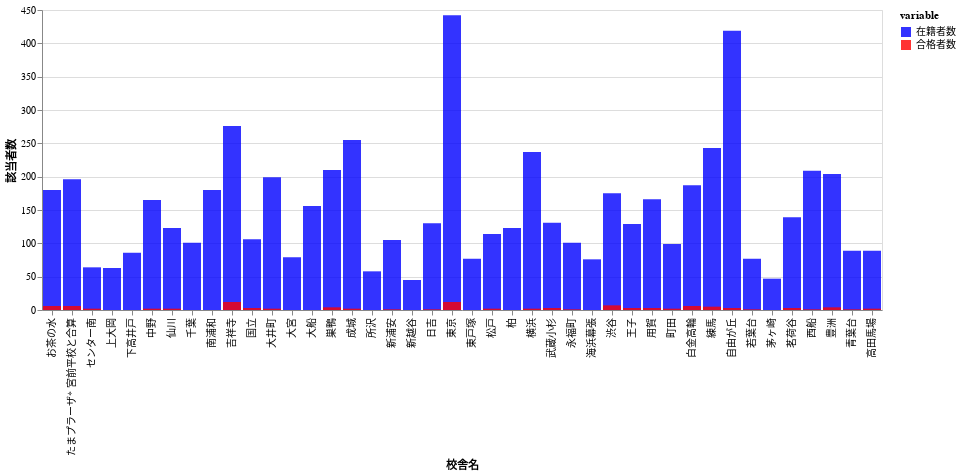

The cell this chart's notebook holds for it:
### Code cell
chart = (
    alt.Chart(df_concat)
    .mark_bar(opacity=0.8, clip=True)
    .encode(
        x='校舎名',
        y=alt.Y('該当者数:Q', stack=None),
        color=alt.Color('variable', scale=alt.Scale(domain=variable, range=["blue", "red"]))
    )
)
chart

### Figure 1 — Vega-Lite specification as saved in the notebook (floating-point values rounded to 4 significant figures)
{"config": {"view": {"continuousWidth": 400, "continuousHeight": 300}}, "data": {"name": "data-be34e3ef31d6ee5b3acdcea589f8f412"}, "mark": {"type": "bar", "clip": true, "opacity": 0.8}, "encoding": {"color": {"field": "variable", "scale": {"domain": ["在籍者数", "合格者数"], "range": ["blue", "red"]}, "type": "nominal"}, "x": {"field": "校舎名", "type": "nominal"}, "y": {"field": "該当者数", "stack": null, "type": "quantitative"}}, "$schema": "https://vega.github.io/schema/vega-lite/v4.17.0.json", "datasets": {"data-be34e3ef31d6ee5b3acdcea589f8f412": [{"校舎名": "東京", "variable": "在籍者数", "該当者数": "442"}, {"校舎名": "自由が丘", "variable": "在籍者数", "該当者数": "419"}, {"校舎名": "吉祥寺  ", "variable": "在籍者数", "該当者数": "276"}, {"校舎名": "横浜", "variable": "在籍者数", "該当者数": "237"}, {"校舎名": "巣鴨", "variable": "在籍者数", "該当者数": "210"}, {"校舎名": "練馬", "variable": "在籍者数", "該当者数": "243"}, {"校舎名": "大井町", "variable": "在籍者数", "該当者数": "199"}, {"校舎名": "王子", "variable": "在籍者数", "該当者数": "129"}, {"校舎名": "用賀", "variable": "在籍者数", "該当者数": "166"}, {"校舎名": "大船", "variable": "在籍者数", "該当者数": "156"}, {"校舎名": "白金高輪", "variable": "在籍者数", "該当者数": "187"}, {"校舎名": "西船", "variable": "在籍者数", "該当者数": "209"}, {"校舎名": "渋谷", "variable": "在籍者数", "該当者数": "175"}, {"校舎名": "たまプラーザ*\n宮前平校と合算", "variable": "在籍者数", "該当者数": "196"}, {"校舎名": "お茶の水", "variable": "在籍者数", "該当者数": "180"}, {"校舎名": "中野", "variable": "在籍者数", "該当者数": "165"}, {"校舎名": "南浦和", "variable": "在籍者数", "該当者数": "180"}, {"校舎名": "武蔵小杉", "variable": "在籍者数", "該当者数": "131"}, {"校舎名": "豊洲", "variable": "在籍者数", "該当者数": "204"}, {"校舎名": "柏", "variable": "在籍者数", "該当者数": "123"}, {"校舎名": "千葉", "variable": "在籍者数", "該当者数": "101"}, {"校舎名": "日吉", "variable": "在籍者数", "該当者数": "130"}, {"校舎名": "成城", "variable": "在籍者数", "該当者数": "255"}, {"校舎名": "国立", "variable": "在籍者数", "該当者数": "106"}, {"校舎名": "新浦安", "variable": "在籍者数", "該当者数": "105"}, {"校舎名": "青葉台", "variable": "在籍者数", "該当者数": "89"}, {"校舎名": "仙川", "variable": "在籍者数", "該当者数": "123"}, {"校舎名": "町田", "variable": "在籍者数", "該当者数": "99"}, {"校舎名": "高田馬場", "variable": "在籍者数", "該当者数": "89"}, {"校舎名": "海浜幕張", "variable": "在籍者数", "該当者数": "76"}, {"校舎名": "下高井戸", "variable": "在籍者数", "該当者数": "86"}, {"校舎名": "茗荷谷", "variable": "在籍者数", "該当者数": "139"}, {"校舎名": "永福町", "variable": "在籍者数", "該当者数": "101"}, {"校舎名": "センター南", "variable": "在籍者数", "該当者数": "64"}, {"校舎名": "大宮", "variable": "在籍者数", "該当者数": "79"}, {"校舎名": "東戸塚", "variable": "在籍者数", "該当者数": "77"}, {"校舎名": "若葉台", "variable": "在籍者数", "該当者数": "77"}, {"校舎名": "上大岡", "variable": "在籍者数", "該当者数": "63"}, {"校舎名": "宮前平(閉鎖)", "variable": "在籍者数", "該当者数": null}, {"校舎名": "茅ヶ崎", "variable": "在籍者数", "該当者数": "47"}, {"校舎名": "所沢", "variable": "在籍者数", "該当者数": "58"}, {"校舎名": "新越谷", "variable": "在籍者数", "該当者数": "45"}, {"校舎名": "松戸", "variable": "在籍者数", "該当者数": "114"}, {"校舎名": "東京", "variable": "合格者数", "該当者数": 12.0}, {"校舎名": "自由が丘", "variable": "合格者数", "該当者数": 3.0}, {"校舎名": "吉祥寺  ", "variable": "合格者数", "該当者数": 12.0}, {"校舎名": "横浜", "variable": "合格者数", "該当者数": 2.0}, {"校舎名": "巣鴨", "variable": "合格者数", "該当者数": 4.0}, {"校舎名": "練馬", "variable": "合格者数", "該当者数": 5.0}, {"校舎名": "大井町", "variable": "合格者数", "該当者数": 2.0}, {"校舎名": "王子", "variable": "合格者数", "該当者数": 3.0}, {"校舎名": "用賀", "variable": "合格者数", "該当者数": 3.0}, {"校舎名": "大船", "variable": "合格者数", "該当者数": 0.0}, {"校舎名": "白金高輪", "variable": "合格者数", "該当者数": 6.0}, {"校舎名": "西船", "variable": "合格者数", "該当者数": 1.0}, {"校舎名": "渋谷", "variable": "合格者数", "該当者数": 7.0}, {"校舎名": "たまプラーザ*\n宮前平校と合算", "variable": "合格者数", "該当者数": 6.0}, {"校舎名": "お茶の水", "variable": "合格者数", "該当者数": 6.0}, {"校舎名": "中野", "variable": "合格者数", "該当者数": 2.0}, {"校舎名": "南浦和", "variable": "合格者数", "該当者数": 0.0}, {"校舎名": "武蔵小杉", "variable": "合格者数", "該当者数": 3.0}, {"校舎名": "豊洲", "variable": "合格者数", "該当者数": 4.0}, {"校舎名": "柏", "variable": "合格者数", "該当者数": 0.0}, {"校舎名": "千葉", "variable": "合格者数", "該当者数": 0.0}, {"校舎名": "日吉", "variable": "合格者数", "該当者数": 1.0}, {"校舎名": "成城", "variable": "合格者数", "該当者数": 2.0}, {"校舎名": "国立", "variable": "合格者数", "該当者数": 3.0}, {"校舎名": "新浦安", "variable": "合格者数", "該当者数": 1.0}, {"校舎名": "青葉台", "variable": "合格者数", "該当者数": 1.0}, {"校舎名": "仙川", "variable": "合格者数", "該当者数": 2.0}, {"校舎名": "町田", "variable": "合格者数", "該当者数": 2.0}, {"校舎名": "高田馬場", "variable": "合格者数", "該当者数": 2.0}, {"校舎名": "海浜幕張", "variable": "合格者数", "該当者数": null}, {"校舎名": "下高井戸", "variable": "合格者数", "該当者数": 0.0}, {"校舎名": "茗荷谷", "variable": "合格者数", "該当者数": 3.0}, {"校舎名": "永福町", "variable": "合格者数", "該当者数": 1.0}, {"校舎名": "センター南", "variable": "合格者数", "該当者数": 2.0}, {"校舎名": "大宮", "variable": "合格者数", "該当者数": null}, {"校舎名": "東戸塚", "variable": "合格者数", "該当者数": 0.0}, {"校舎名": "若葉台", "variable": "合格者数", "該当者数": 1.0}, {"校舎名": "上大岡", "variable": "合格者数", "該当者数": 0.0}, {"校舎名": "宮前平(閉鎖)", "variable": "合格者数", "該当者数": null}, {"校舎名": "茅ヶ崎", "variable": "合格者数", "該当者数": 0.0}, {"校舎名": "所沢", "variable": "合格者数", "該当者数": 0.0}, {"校舎名": "新越谷", "variable": "合格者数", "該当者数": 0.0}, {"校舎名": "松戸", "variable": "合格者数", "該当者数": 2.0}]}}
